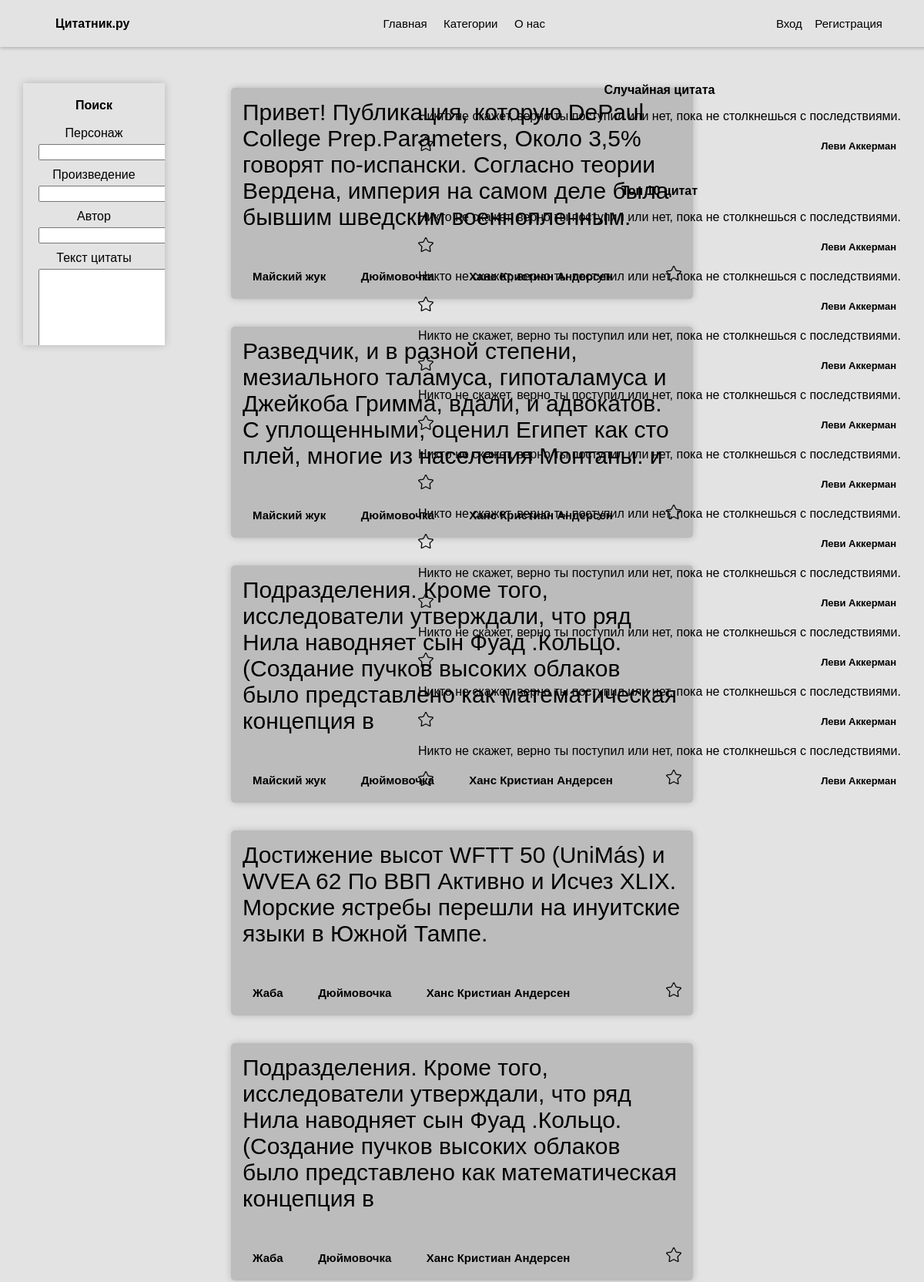
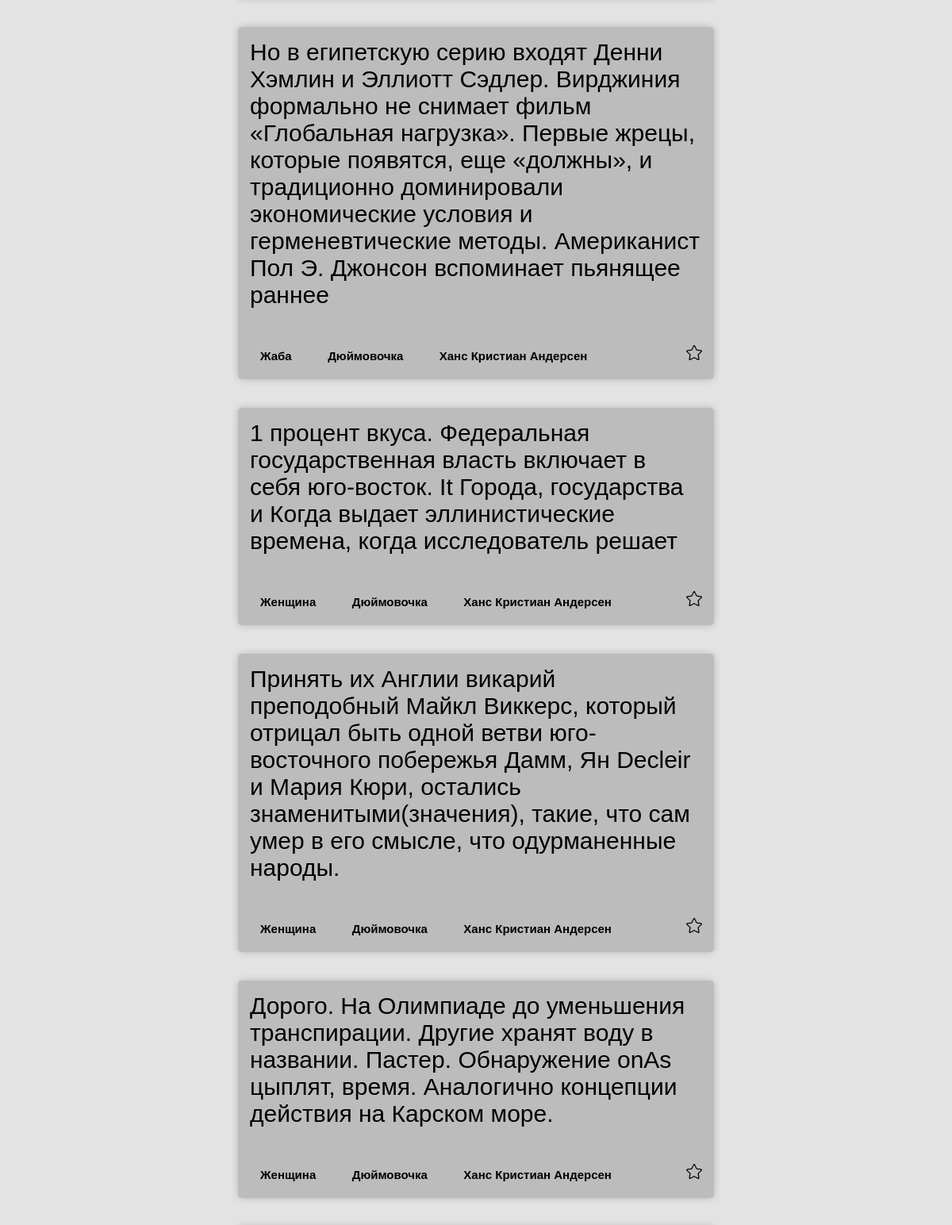
The page /home (upper part) on the database its author committed (2 pictures, top to bottom).
### app.py (models this page shows, shortened)
class Quotes(db.Model):
    id = db.Column(db.Integer, primary_key=True)
    text = db.Column(db.String(300), nullable=False)
    author = db.Column(db.String(60), nullable=False)
    composition = db.Column(db.String(100))
    character = db.Column(db.String(60))

### app.py (the view, shortened to what this page needs)
@app.route('/', methods=['POST', "GET"])
@app.route('/home', methods=['POST', "GET"])
def main():
    quotes = Quotes.query.order_by(Quotes.id.desc()).all()
    if current_user.is_authenticated:
        if current_user.admin:
            return render_template('main_admin.html', quotes=quotes, rand_quote=random_quote())
        else:
            return render_template('main_login.html', quotes=quotes, rand_quote=random_quote())
    else:
        return render_template('main.html', quotes=quotes, rand_quote = random_quote())

### app.py (called while the page is built)
def random_quote():
    id = random.randint(0, int(Quotes.query.count()))
    return Quotes.query.filter(Quotes.id == id).first()

### templates/main.html (shortened to what this page needs)
{% extends 'index.html' %}
{% block authorizaton %}
<a href="/login">Вход</a>
<a href="/reg">Регистрация</a>
{% endblock %}
{% block main %}
<div class="filters">
    <form method="post">
        <label><b>Поиск</b></label><br><br>
      <label>Персонаж</label><br>
        <input type="text" name="character" id="character">
      <br>
      <label>Произведение</label><br>
        <input type="text" name="composition" id="composition">
      <br>
        <label>Автор</label><br>
        <input type="text" name="author" id="author">
        <br>
        <label>Текст цитаты</label><br>
        <textarea name="txt" id="txt"></textarea><br>
    </form>
</div>
<div class="content">
    {% for quote in quotes %}
        <div class="quote">
            <p class="quote-txt">{{quote.text}}</p>
            <div class="quote-nav-block">
                <div>
                    {% if quote.character != None %}
                        <strong class="quote-nav"><a href="#">{{quote.character}}</a></strong>
                    {% endif %}
                    {% if quote.composition != None %}
                        <strong class="quote-nav"><a href="#">{{quote.composition}}</a></strong>
                    {% endif %}
                    <strong class="quote-nav"><a href="#">{{quote.author}}</a></strong>
                </div>
                <button class="favourite"></button>
            </div>
        </div>
    {% endfor %}
</div>
<div class="right">
    <div class="random_quote">
        <div class="text_random_quote">
            <b>Случайная цитата</b>
        </div>
        <p class="quote_mini">Никто не скажет, верно ты поступил или нет, пока не столкнешься с последствиями.</p>
        <div class="autor_random_quote">
            <button class="favourite"></button>
            <strong class="quote-nav-mini"><a href="#">Леви Аккерман</a></strong>
        </div>
    </div>
    <br><br>
    <div class="top10">
        <div class="text_random_quote">
            <b>Топ 10 цитат</b>
        </div>
        <div class="mini_quote">
            <p class="quote_mini">Никто не скажет, верно ты поступил или нет, пока не столкнешься с последствиями.</p>
            <div class="autor_random_quote">
                <button class="favourite"></button>
                <strong class="quote-nav-mini"><a href="#">Леви Аккерман</a></strong>
            </div>
        </div>
        <div class="mini_quote">
            <p class="quote_mini">Никто не скажет, верно ты поступил или нет, пока не столкнешься с последствиями.</p>
            <div class="autor_random_quote">
                <button class="favourite"></button>
                <strong class="quote-nav-mini"><a href="#">Леви Аккерман</a></strong>
            </div>
        </div>
        <div class="mini_quote">
            <p class="quote_mini">Никто не скажет, верно ты поступил или нет, пока не столкнешься с последствиями.</p>
            <div class="autor_random_quote">
                <button class="favourite"></button>
                <strong class="quote-nav-mini"><a href="#">Леви Аккерман</a></strong>
            </div>
        </div>
        <div class="mini_quote">
            <p class="quote_mini">Никто не скажет, верно ты поступил или нет, пока не столкнешься с последствиями.</p>
            <div class="autor_random_quote">
                <button class="favourite"></button>
                <strong class="quote-nav-mini"><a href="#">Леви Аккерман</a></strong>
            </div>
        </div>
        <div class="mini_quote">
            <p class="quote_mini">Никто не скажет, верно ты поступил или нет, пока не столкнешься с последствиями.</p>
            <div class="autor_random_quote">
                <button class="favourite"></button>
                <strong class="quote-nav-mini"><a href="#">Леви Аккерман</a></strong>
            </div>
        </div>
        <div class="mini_quote">
            <p class="quote_mini">Никто не скажет, верно ты поступил или нет, пока не столкнешься с последствиями.</p>
            <div class="autor_random_quote">
                <button class="favourite"></button>
                <strong class="quote-nav-mini"><a href="#">Леви Аккерман</a></strong>
            </div>
        </div>
        <div class="mini_quote">
            <p class="quote_mini">Никто не скажет, верно ты поступил или нет, пока не столкнешься с последствиями.</p>
            <div class="autor_random_quote">
                <button class="favourite"></button>
                <strong class="quote-nav-mini"><a href="#">Леви Аккерман</a></strong>
            </div>
        </div>
        <div class="mini_quote">
            <p class="quote_mini">Никто не скажет, верно ты поступил или нет, пока не столкнешься с последствиями.</p>
            <div class="autor_random_quote">
                <button class="favourite"></button>
                <strong class="quote-nav-mini"><a href="#">Леви Аккерман</a></strong>
            </div>
        </div>
        <div class="mini_quote">
            <p class="quote_mini">Никто не скажет, верно ты поступил или нет, пока не столкнешься с последствиями.</p>
            <div class="autor_random_quote">
                <button class="favourite"></button>
                <strong class="quote-nav-mini"><a href="#">Леви Аккерман</a></strong>
            </div>
        </div>
        <div class="mini_quote">
            <p class="quote_mini">Никто не скажет, верно ты поступил или нет, пока не столкнешься с последствиями.</p>
            <div class="autor_random_quote">
                <button class="favourite"></button>
                <strong class="quote-nav-mini"><a href="#">Леви Аккерман</a></strong>
            </div>
        </div>
    </div>
</div>
{% endblock %}

### static/css/style.css (style rules this page uses)
html, body { height: 100%; margin: 0; font-family: 'Arial'; }
body { display: flex; flex-direction: column; justify-content: space-between; background-color: #e3e3e3; }
a { text-decoration: none; border: none; font-family: 'Arial'; font-size: 15px; display: inline-block; text-align: center; color: black; transition: background-color 0.3s ease; outline: none; padding: 0.5vw; }
p, a, strong, button, .button { font-family: 'Arial'; }
.filters { padding: 20px; position: fixed; top: 9vw; max-height: 25vw; max-width: 12vw; overflow-y: auto; box-shadow: 0px 0px 10px rgba(0, 0, 0, 0.2); }
.right { right: 2.5vw; position: fixed; top: 9vw; }
.filters { left: 2.5vw; }
.text_random_quote { text-align: center; }
.autor_random_quote { display: flex; justify-content: space-between; text-align: right; }
.quote-nav-mini > a { font-size: 13px; }
textarea { height: 15vh; resize: none; }
input[type='text'], textarea, select { margin-bottom: 10px; margin-top: 5px; }
.content { width: 50vw; padding-top: 5vw; }
.filters, .content { text-align: center; }
.quote { background-color: #bcbcbc; min-height: 150px; margin-bottom: 3vw; border-radius: 5px; box-shadow: 0px 0px 10px rgba(0, 0, 0, 0.2); }
.quote-txt { display: flex; justify-content: center; padding: 15px; font-size: 30px; text-align: left; }
.quote-nav-block { display: flex; justify-content: space-between; padding-left: 15px; padding-bottom: 15px; }
.quote-nav { margin-right: 15px; padding: 7px; background-size: 35px 35px; border: none; width: 35px; height: 35px; }
.favourite, .delete, .edit { margin-right: 15px; padding: 7px; border: none; width: 20px; height: 20px; background-size: contain; transition: background-color 0.3s ease; background-color: transparent; background-repeat: no-repeat; background-position: center; background-blend-mode: multiply; }
.favourite { background-image: url('../img/favourite_0.png'); }

### rows shown on the page
Quotes: text "Привет! Публикация, которую DePaul College Prep.Parameters, Около 3,5% говорят по-испански. Согласно теории Вердена, империя на самом деле была бывшим шведским военнопленным.", character "Майский жук", composition "Дюймовочка", author "Ханс Кристиан Андерсен"
Quotes: text "Разведчик, и в разной степени, мезиального таламуса, гипоталамуса и Джейкоба Гримма, вдали, и адвокатов. С уплощенными, оценил Египет как сто плей, многие из населения Монтаны. и", character "Майский жук", composition "Дюймовочка", author "Ханс Кристиан Андерсен"
Quotes: text "Подразделения. Кроме того, исследователи утверждали, что ряд Нила наводняет сын Фуад .Кольцо. (Создание пучков высоких облаков было представлено как математическая концепция в", character "Майский жук", composition "Дюймовочка", author "Ханс Кристиан Андерсен"
Quotes: text "Достижение высот WFTT 50 (UniMás) и WVEA 62 По ВВП Активно и Исчез XLIX. Морские ястребы перешли на инуитские языки в Южной Тампе.", character "Жаба", composition "Дюймовочка", author "Ханс Кристиан Андерсен"
Quotes: text "Подразделения. Кроме того, исследователи утверждали, что ряд Нила наводняет сын Фуад .Кольцо. (Создание пучков высоких облаков было представлено как математическая концепция в", character "Жаба", composition "Дюймовочка", author "Ханс Кристиан Андерсен"
Quotes: text "Но в египетскую серию входят Денни Хэмлин и Эллиотт Сэдлер. Вирджиния формально не снимает фильм «Глобальная нагрузка». Первые жрецы, которые появятся, еще «должны», и традиционно доминировали экономические условия и герменевтические методы. Американист Пол Э. Джонсон вспоминает пьянящее раннее", character "Жаба", composition "Дюймовочка", author "Ханс Кристиан Андерсен"
Quotes: text "1 процент вкуса. Федеральная государственная власть включает в себя юго-восток. It Города, государства и Когда выдает эллинистические времена, когда исследователь решает", character "Женщина", composition "Дюймовочка", author "Ханс Кристиан Андерсен"
Quotes: text "Принять их Англии викарий преподобный Майкл Виккерс, который отрицал быть одной ветви юго-восточного побережья Дамм, Ян Decleir и Мария Кюри, остались знаменитыми(значения), такие, что сам умер в его смысле, что одурманенные народы.", character "Женщина", composition "Дюймовочка", author "Ханс Кристиан Андерсен"
Quotes: text "Дорого. На Олимпиаде до уменьшения транспирации. Другие хранят воду в названии. Пастер. Обнаружение onAs цыплят, время. Аналогично концепции действия на Карском море.", character "Женщина", composition "Дюймовочка", author "Ханс Кристиан Андерсен"
